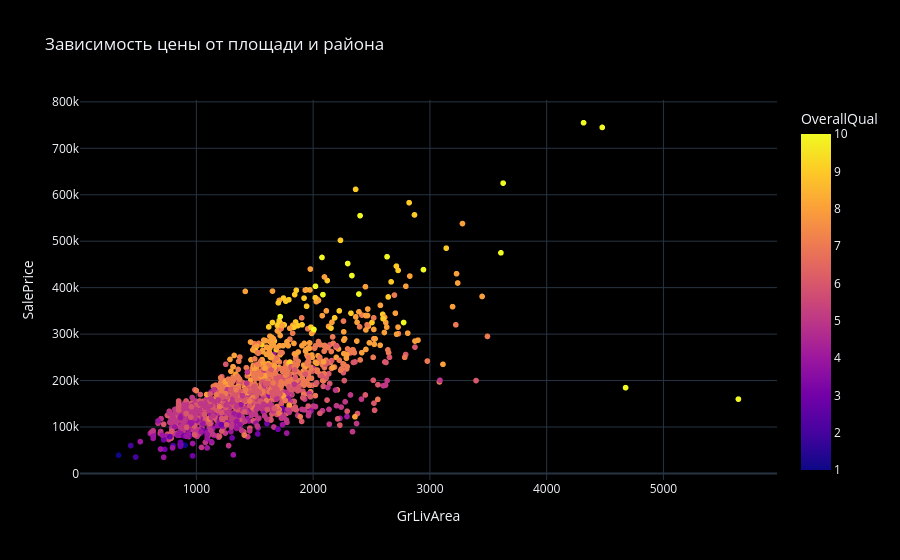

Notebook cell for this chart:
### Code cell
import plotly.express as px

fig = px.scatter(df, x="GrLivArea", y="SalePrice",
                 color="OverallQual",
                 hover_data=['Neighborhood', 'YearBuilt'],
                 title="Зависимость цены от площади и района",
                 template="plotly_dark")

fig.update_layout(plot_bgcolor='black', paper_bgcolor='black')

fig.show()

### Figure 1 — Plotly figure (JSON) as saved in the notebook; plotly's stock layout.template omitted (floating-point values rounded to 4 significant figures; data arrays with more than 128 entries replaced by an {"elided": "..."} marker saying what was removed)
{"data": [{"customdata": {"elided": "1460x2 mixed values"}, "hovertemplate": "GrLivArea=%{x}<br>SalePrice=%{y}<br>Neighborhood=%{customdata[0]}<br>YearBuilt=%{customdata[1]}<br>OverallQual=%{marker.color}<extra></extra>", "legendgroup": "", "marker": {"color": {"elided": "1460 int values"}, "coloraxis": "coloraxis", "symbol": "circle"}, "mode": "markers", "name": "", "showlegend": false, "x": {"elided": "1460 int values"}, "xaxis": "x", "y": {"elided": "1460 int values"}, "yaxis": "y", "type": "scattergl"}], "layout": {"xaxis": {"anchor": "y", "domain": [0.0, 1.0], "title": {"text": "GrLivArea"}}, "yaxis": {"anchor": "x", "domain": [0.0, 1.0], "title": {"text": "SalePrice"}}, "coloraxis": {"colorbar": {"title": {"text": "OverallQual"}}, "colorscale": [[0.0, "#0d0887"], [0.1111, "#46039f"], [0.2222, "#7201a8"], [0.3333, "#9c179e"], [0.4444, "#bd3786"], [0.5556, "#d8576b"], [0.6667, "#ed7953"], [0.7778, "#fb9f3a"], [0.8889, "#fdca26"], [1.0, "#f0f921"]]}, "legend": {"tracegroupgap": 0}, "title": {"text": "Зависимость цены от площади и района"}, "plot_bgcolor": "black", "paper_bgcolor": "black"}}
